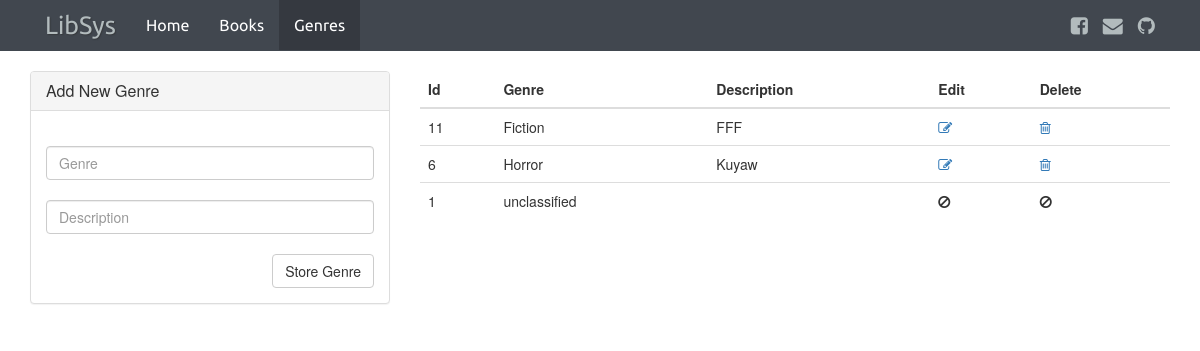
Screenshot of /genre.php with the database file from the repository.
### tables this page shows
CREATE TABLE `genre` (
  `genre_id` int(11) NOT NULL,
  `genre` varchar(128) NOT NULL,
  `description` text
);

### db.php (called while the page is built, shortened)
<?php
class Database{
    public function __construct(){
        $this->con = mysqli_connect(DB_HOST, DB_USER, DB_PASSWORD, DB_NAME);
        return $this->con;
    }
}

### action.php (called while the page is built, shortened)
<?php
include "config/db.php";
class DataOperation extends Database
{
	public function fetch_record($table){
		$sql = "SELECT * FROM ".$table." ORDER BY genre_id DESC";
		$query = mysqli_query($this->con,$sql);
        $array = mysqli_fetch_all($query, MYSQLI_ASSOC);
		return $array;
	}
}
$obj = new DataOperation;
?>

### genre.php (the view)
<?php
    include 'action.php';
?>
<?php include('inc/header.php'); ?>
<?php include('inc/navtop.php'); ?>
<br>
<div class="container">
    <div class="row">
        <div class="col-md-4" id="content">
            <?php if(isset($_GET["updategenre"])){
		        if(isset($_GET["id"])){
				    $id = $_GET["id"];
				}
				$where = array("genre_id"=>$id);
				$row = $obj->select_record("genre",$where);
		    ?>
                <div class="panel panel-default">
                <div class="panel-heading">
                    <h3 class="panel-title">Edit Genre</h3>
                </div>
                <div class="panel-body">
                    <form action="<?= ROOT_URL; ?>action.php" method="POST">
                    <input type="hidden" name="genre_id" value="<?= $row['genre_id']; ?>"><br>
                    <input class="form-control" type="text" name="genre" value="<?= $row['genre']; ?>" placeholder="Genre"><br>
                    <input class="form-control" type="text" name="description" value="<?= $row['description']; ?>" placeholder="Description"><br>
                    <input class="btn btn-default pull-right" type="submit" name="edit_genre" value="Update Genre">
                    </form><br>
                </div>
                </div>
            <?php }else{ ?>
                <div class="panel panel-default">
                <div class="panel-heading">
                    <h3 class="panel-title">Add New Genre</h3>
                </div>
                <div class="panel-body">
                    <form action="<?= ROOT_URL; ?>action.php" method="POST">
                    <br>
                    <input class="form-control" type="text" name="genre" placeholder="Genre"><br>
                    <input class="form-control" type="text" name="description" placeholder="Description"><br>
                    <input class="btn btn-default pull-right" type="submit" name="submit_genre" value="Store Genre">
                    </form><br>
                </div>
                </div>
            <?php } ?>
       </div>
       <div class="col-md-8">
            <table class="table" id="mytable1">
                <thead>
                    <tr>
                        <th>Id</th>
                        <th>Genre</th>
                        <th>Description</th>
                        <th>Edit</th>
                        <th>Delete</th>
                    </tr>
                </thead>
                    <tr>
                        <?php $myrow = $obj->fetch_record('genre'); ?>
                        <?php foreach($myrow as $row) : ?>
                        <td><?= $row['genre_id']; ?></td>
                        <td><?= $row['genre']; ?></td>
                        <td><?= $row['description']; ?></td>
                        <?php if($row['genre_id'] != 1) :?>
                            <td><a href="<?= ROOT_URL; ?>genre.php?updategenre=1&id=<?= $row["genre_id"]; ?>"><i class="fa fa-pencil-square-o" aria-hidden="true"></i></a></td>
                            <td><a href="<?= ROOT_URL; ?>genre.php?deletegenre=1&id=<?= $row["genre_id"]; ?>"><i class="fa fa-trash-o" aria-hidden="true"></i></a></td>
                        <?php else: ?>
                            <td><i class="fa fa-ban" aria-hidden="true"></i></td>
                            <td><i class="fa fa-ban" aria-hidden="true"></i></td>
                        <?php endif; ?>
                    </tr>
                <?php endforeach; ?>
            </table>
        </div>
    </div>
</div>
<?php include('inc/footer.php'); ?>

### rows the page displays
genre: genre_id "11", genre "Fiction", description "FFF"
genre: genre_id "6", genre "Horror", description "Kuyaw"
genre: genre_id "1", genre "unclassified"
